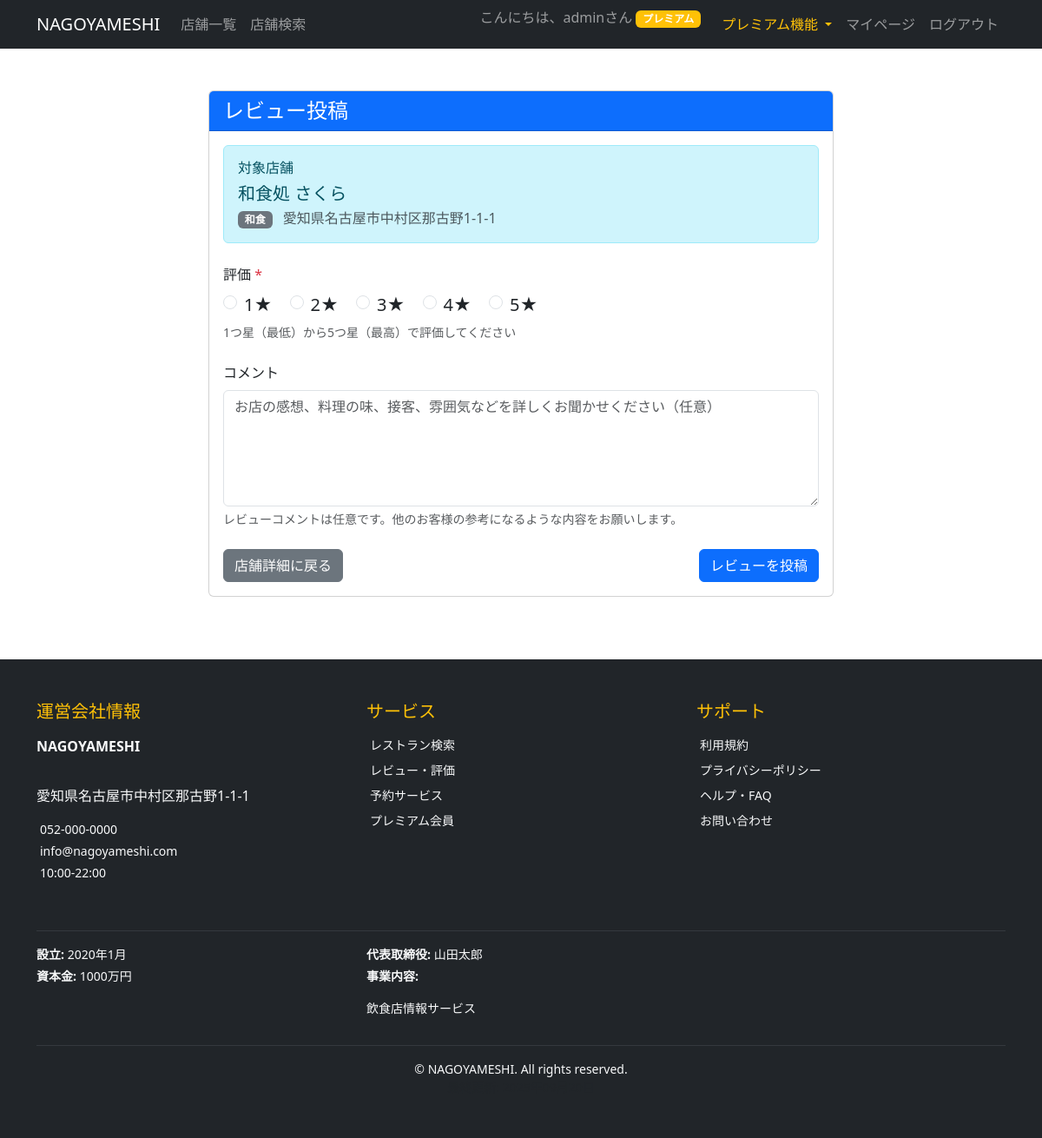
Page /reviews/create/1/ (signed in) on the committed database.
### accounts/models.py (models this page shows, shortened)
class User(AbstractUser):
    furigana = models.CharField('フリガナ', max_length=100, blank=True)
    postal_code = models.CharField('郵便番号', max_length=8, blank=True)
    address = models.TextField('住所', blank=True)
    phone_number = models.CharField('電話番号', max_length=15, blank=True)
    is_premium = models.BooleanField('プレミアム会員', default=False)
    email_verified = models.BooleanField('メール認証済み', default=False)
    created_at = models.DateTimeField('作成日時', auto_now_add=True)
    updated_at = models.DateTimeField('更新日時', auto_now=True)
    class Meta:
        verbose_name = 'ユーザー'
        verbose_name_plural = 'ユーザー'

### restaurants/models.py (models this page shows, shortened)
class Restaurant(models.Model):
    name = models.CharField('店舗名', max_length=100)
    description = models.TextField('説明', blank=True)
    category = models.ForeignKey(Category, verbose_name='カテゴリ', on_delete=models.PROTECT)
    postal_code = models.CharField('郵便番号', max_length=8, blank=True)
    address = models.TextField('住所')
    phone_number = models.CharField('電話番号', max_length=15, blank=True)
    opening_hours = models.CharField('営業時間', max_length=100, blank=True)
    closed_days = models.CharField('定休日', max_length=100, blank=True)
    budget_min = models.PositiveIntegerField(
        '予算下限',
        validators=[MinValueValidator(0)],
        default=0,
        help_text='最低予算（円）'
    )
    budget_max = models.PositiveIntegerField(
        '予算上限',
        validators=[MinValueValidator(0)],
        default=5000,
        help_text='最高予算（円）'
    )
    image = models.ImageField('メイン画像', upload_to='restaurants/', blank=True, null=True)
    is_active = models.BooleanField('公開中', default=True)
    created_at = models.DateTimeField('作成日時', auto_now_add=True)
    updated_at = models.DateTimeField('更新日時', auto_now=True)
    class Meta:
        verbose_name = '店舗'
        verbose_name_plural = '店舗'
        ordering = ['-created_at']

### categories/models.py (models this page shows, shortened)
class Category(models.Model):
    name = models.CharField('カテゴリ名', max_length=50, unique=True)
    description = models.TextField('説明', blank=True)
    created_at = models.DateTimeField('作成日時', auto_now_add=True)
    updated_at = models.DateTimeField('更新日時', auto_now=True)
    class Meta:
        verbose_name = 'カテゴリ'
        verbose_name_plural = 'カテゴリ'
        ordering = ['name']

### admin_panel/models.py (models this page shows, shortened)
class CompanyInfo(models.Model):
    company_name = models.CharField('会社名', max_length=100, default='NAGOYA MESHI株式会社')
    address = models.TextField('住所', default='〒460-0008 愛知県名古屋市中区栄3-15-33')
    phone = models.CharField('電話番号', max_length=20, default='052-123-4567')
    email = models.EmailField('メールアドレス', default='info@nagoyameshi.com')
    business_hours = models.CharField('営業時間', max_length=50, default='平日 9:00-18:00')
    established = models.CharField('設立', max_length=20, default='2020年4月')
    capital = models.CharField('資本金', max_length=30, default='1,000万円')
    representative = models.CharField('代表取締役', max_length=50, default='名古屋 太郎')
    business_content = models.TextField('事業内容', default='飲食店情報サイトの運営\nグルメ情報の提供\nレストラン予約サービス')
    updated_at = models.DateTimeField('更新日時', auto_now=True)
    class Meta:
        verbose_name = '運営会社情報'
        verbose_name_plural = '運営会社情報'
    @classmethod
    def get_instance(cls):
        obj, created = cls.objects.get_or_create(pk=1)
        return obj

### reviews/views.py (the view)
# urls.py: path('create/<int:restaurant_id>/', views.create_review, name='create_review'),
@premium_required()
def create_review(request, restaurant_id):
    restaurant = get_object_or_404(Restaurant, id=restaurant_id, is_active=True)
    existing_review = Review.objects.filter(user=request.user, restaurant=restaurant).first()
    if existing_review:
        messages.warning(request, 'この店舗には既にレビューを投稿されています。編集をご利用ください。')
        return redirect('restaurants:detail', restaurant_id=restaurant_id)
    if request.method == 'POST':
        form = ReviewCreateForm(request.POST)
        if form.is_valid():
            try:
                review = form.save(commit=False)
                review.user = request.user
                review.restaurant = restaurant
                review.save()
                messages.success(request, f'「{restaurant.name}」へのレビューを投稿しました。')
                return redirect('restaurants:detail', restaurant_id=restaurant_id)
            except IntegrityError:
                messages.error(request, '既にこの店舗にレビューを投稿済みです。')
        else:
            for field, errors in form.errors.items():
                for error in errors:
                    messages.error(request, f'{form.fields[field].label if field != "__all__" else ""}: {error}')
    else:
        form = ReviewCreateForm()
    context = {
        'form': form,
        'restaurant': restaurant,
    }
    return render(request, 'reviews/create_review.html', context)

### reviews/forms.py (shortened to what this page needs)
class ReviewCreateForm(forms.ModelForm):
    rating = forms.ChoiceField(
        label='評価',
        choices=[(i, f'{i}★') for i in range(1, 6)],
        widget=forms.RadioSelect(attrs={'class': 'form-check-input'}),
        help_text='1つ星（最低）から5つ星（最高）で評価してください'
    )
    comment = forms.CharField(
        label='コメント',
        required=False,
        widget=forms.Textarea(attrs={
            'class': 'form-control',
            'rows': 5,
            'placeholder': 'お店の感想、料理の味、接客、雰囲気などを詳しくお聞かせください（任意）'
        }),
        help_text='レビューコメントは任意です。他のお客様の参考になるような内容をお願いします。'
    )
    class Meta:
        model = Review
        fields = ['rating', 'comment']

### admin_panel/context_processors.py (called while the page is built)
def company_info(request):
    return {
        'company_info': CompanyInfo.get_instance()
    }

### reviews/templates/reviews/create_review.html (shortened to what this page needs)
{% extends 'base.html' %}
{% block content %}
<div class="container py-4">
    <div class="row justify-content-center">
        <div class="col-md-8">
            <div class="card">
                <div class="card-header bg-primary text-white">
                    <h4 class="mb-0">
                         レビュー投稿
                    </h4>
                </div>
                <div class="card-body">
                    <div class="alert alert-info mb-4">
                        <h6> 対象店舗</h6>
                        <h5 class="mb-1">{{ restaurant.name }}</h5>
                        <p class="mb-0">
                            <span class="badge bg-secondary">{{ restaurant.category.name }}</span>
                            <span class="text-muted ms-2">{{ restaurant.address }}</span>
                        </p>
                    </div>
                    <form method="POST">
                        <div class="mb-4">
                            <label class="form-label">{{ form.rating.label }} <span class="text-danger">*</span></label>
                            <div class="rating-options">
                                {% for choice in form.rating %}
                                    <div class="form-check form-check-inline">
                                        {{ choice.tag }}
                                        <label class="form-check-label fs-5" for="{{ choice.id_for_label }}">
                                            {{ choice.choice_label }}
                                        </label>
                                    </div>
                                {% endfor %}
                            </div>
                            {% if form.rating.help_text %}
                                <div class="form-text">{{ form.rating.help_text }}</div>
                            {% endif %}
                        </div>
                        <div class="mb-4">
                            <label for="{{ form.comment.id_for_label }}" class="form-label">
                                {{ form.comment.label }}
                            </label>
                            {{ form.comment }}
                            {% if form.comment.help_text %}
                                <div class="form-text">{{ form.comment.help_text }}</div>
                            {% endif %}
                        </div>
                        <div class="d-flex justify-content-between">
                            <a href="{% url 'restaurants:detail' restaurant.id %}" class="btn btn-secondary">
                                 店舗詳細に戻る
                            </a>
                            <button type="submit" class="btn btn-primary">
                                 レビューを投稿
                            </button>
                        </div>
                    </form>
                </div>
            </div>
        </div>
    </div>
</div>
{% endblock %}

### templates/base.html (shortened to what this page needs)
<!DOCTYPE html>
<html lang="ja">
<head>
    <link href="https://cdn.jsdelivr.net/npm/bootstrap@5.3.0/dist/css/bootstrap.min.css" rel="stylesheet">
</head>
<body>
    <nav class="navbar navbar-expand-lg navbar-dark bg-dark">
        <div class="container">
            <a class="navbar-brand" href="{% url 'restaurants:index' %}">NAGOYAMESHI</a>
            <div class="collapse navbar-collapse" id="navbarNav">
                <ul class="navbar-nav me-auto">
                    <li class="nav-item">
                        <a class="nav-link" href="{% url 'restaurants:index' %}">店舗一覧</a>
                    </li>
                    <li class="nav-item">
                        <a class="nav-link" href="{% url 'restaurants:search' %}">店舗検索</a>
                    </li>
                </ul>
                <ul class="navbar-nav">
                    {% if user.is_authenticated %}
                        <li class="nav-item">
                            <span class="navbar-text me-3">
                                こんにちは、{{ user.username }}さん
                                {% if user.is_premium %}
                                    <span class="badge bg-warning">プレミアム</span>
                                {% endif %}
                            </span>
                        </li>
                        {% if user.is_premium %}
                        <li class="nav-item dropdown">
                            <a class="nav-link dropdown-toggle text-warning" href="#" id="premiumDropdown"
                               role="button" data-bs-toggle="dropdown" aria-expanded="false">
                                 プレミアム機能
                            </a>
                        </li>
                        {% endif %}
                        <li class="nav-item">
                            <a class="nav-link" href="{% url 'accounts:profile' %}">マイページ</a>
                        </li>
                        <li class="nav-item">
                            <a class="nav-link" href="{% url 'accounts:logout' %}">ログアウト</a>
                        </li>
                    {% endif %}
                </ul>
            </div>
        </div>
    </nav>
    <main class="container mt-4">
        {% block content %}
        {% endblock %}
    </main>
    <footer class="bg-dark text-light mt-5">
        <div class="container py-5">
            <div class="row">
                <div class="col-lg-4 mb-4">
                    <h5 class="text-warning mb-3">
                         運営会社情報
                    </h5>
                    <p class="mb-2"><strong>{{ company_info.company_name }}</strong></p>
                    <p class="small mb-1">
                        {{ company_info.address|linebreaks }}
                    </p>
                    <p class="small mb-1">
                        {{ company_info.phone }}
                    </p>
                    <p class="small mb-1">
                        {{ company_info.email }}
                    </p>
                    <p class="small">
                        {{ company_info.business_hours }}
                    </p>
                </div>
                <div class="col-lg-4 mb-4">
                    <h5 class="text-warning mb-3">
                         サービス
                    </h5>
                    <ul class="list-unstyled small">
                        <li class="mb-2">
                            <a href="{% url 'restaurants:index' %}" class="text-light text-decoration-none">
                                 レストラン検索
                            </a>
                        </li>
                        <li class="mb-2">
                            <a href="#" class="text-light text-decoration-none">
                                 レビュー・評価
                            </a>
                        </li>
                        <li class="mb-2">
                            <a href="#" class="text-light text-decoration-none">
                                 予約サービス
                            </a>
                        </li>
                        <li class="mb-2">
                            <a href="#" class="text-light text-decoration-none">
                                 プレミアム会員
                            </a>
                        </li>
                    </ul>
                </div>
                <div class="col-lg-4 mb-4">
                    <h5 class="text-warning mb-3">
                         サポート
                    </h5>
                    <ul class="list-unstyled small">
                        <li class="mb-2">
                            <a href="#" class="text-light text-decoration-none">
                                 利用規約
                            </a>
                        </li>
                        <li class="mb-2">
                            <a href="#" class="text-light text-decoration-none">
                                 プライバシーポリシー
                            </a>
                        </li>
                        <li class="mb-2">
                            <a href="#" class="text-light text-decoration-none">
                                 ヘルプ・FAQ
                            </a>
                        </li>
                        <li class="mb-2">
                            <a href="#" class="text-light text-decoration-none">
                                 お問い合わせ
                            </a>
                        </li>
                    </ul>
                </div>
            </div>
            <hr class="border-secondary">
            <div class="row">
                <div class="col-md-8">
                    <div class="row small">
                        <div class="col-sm-6">
                            <p class="mb-1">
                                <strong>設立:</strong> {{ company_info.established }}
                            </p>
                            <p class="mb-1">
                                <strong>資本金:</strong> {{ company_info.capital }}
                            </p>
                        </div>
                        <div class="col-sm-6">
                            <p class="mb-1">
                                <strong>代表取締役:</strong> {{ company_info.representative }}
                            </p>
                            <p class="mb-1">
                                <strong>事業内容:</strong>
                            </p>
                            <p class="small text-muted">{{ company_info.business_content|linebreaks }}</p>
                        </div>
                    </div>
                </div>
                <div class="col-md-4">
                </div>
            </div>
            <hr class="border-secondary">
            <div class="text-center">
                <p class="mb-0 small">
                    &copy; {{ "now"|date:"Y" }} {{ company_info.company_name }}. All rights reserved.
                </p>
                <p class="mb-0 small text-muted">
                </p>
            </div>
        </div>
    </footer>
</body>
</html>

### rows in the picture
User: username "admin"
Restaurant: name "和食処 さくら", category.name "和食", address "愛知県名古屋市中村区那古野1-1-1"
CompanyInfo: company_name "NAGOYAMESHI", address "愛知県名古屋市中村区那古野1-1-1", phone "052-000-0000", email "info@nagoyameshi.com", business_hours "10:00-22:00", established "2020年1月", capital "1000万円", representative "山田太郎", business_content "飲食店情報サービス"

### other values in the picture
{{ choice.choice_label }} "1★" "2★" "3★" "4★" "5★"
